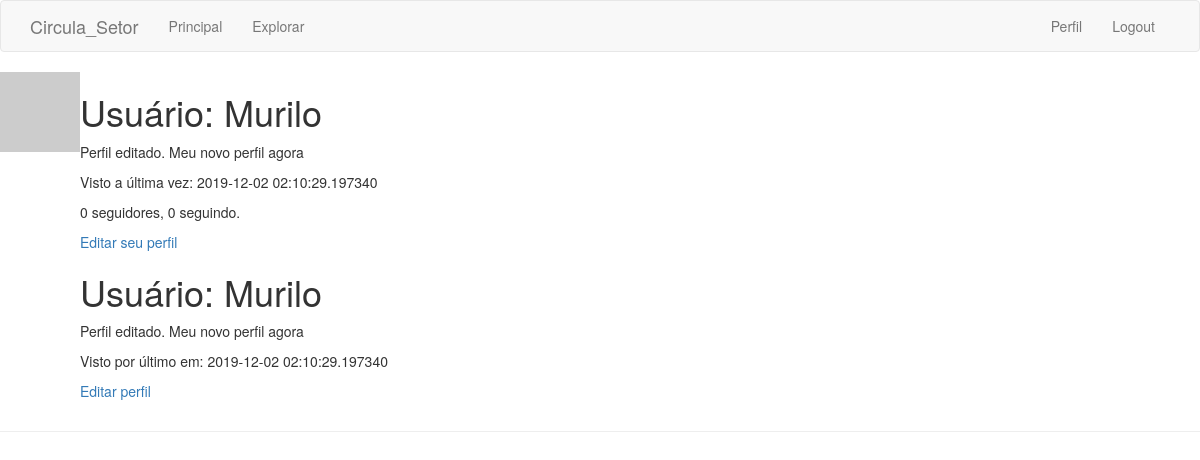
Page /user/Murilo (signed in) on the earlier database version.
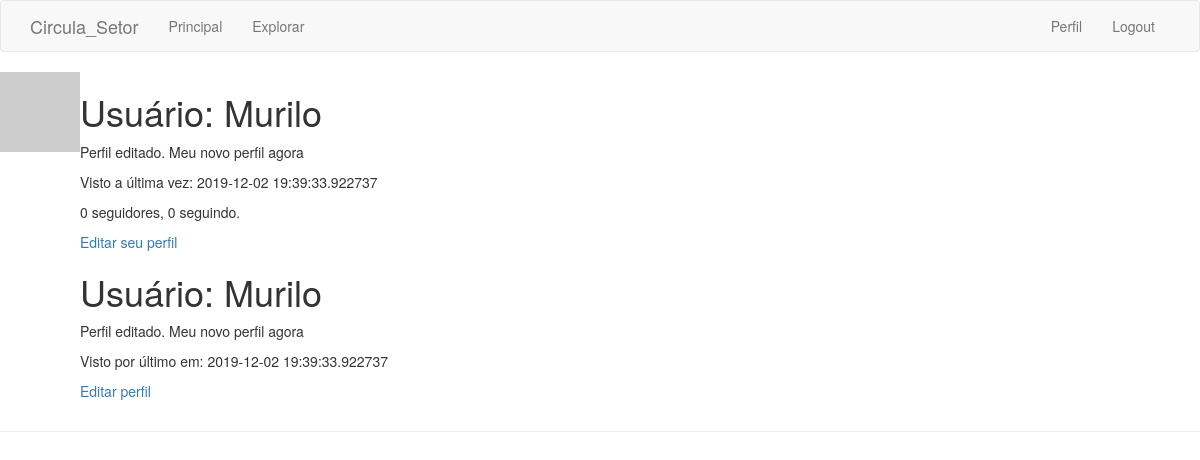
Same page on the later database version.
### web_app/models.py (models this page shows, shortened)
class User(UserMixin, db.Model):
    id = db.Column(db.Integer, primary_key=True)
    username = db.Column(db.String(64), index=True, unique=True)
    email = db.Column(db.String(120), index=True, unique=True)
    password_hash = db.Column(db.String(128))
    about_me = db.Column(db.String(140))
    last_seen = db.Column(db.DateTime, default=datetime.utcnow)
    autor = db.relationship('Comunicado', backref='autor', lazy='dynamic')
    followed = db.relationship(
        'User',
        secondary=followers,
        primaryjoin=(followers.c.follower_id == id),
        secondaryjoin=(followers.c.followed_id == id),
        backref=db.backref('followers', lazy='dynamic'),
        lazy='dynamic')
    def avatar(self, size):
        if self.email:
            digest = md5(self.email.lower().encode('utf-8')).hexdigest()
            return 'https://www.gravatar.com/avatar/{}?d=identicon&s={}'.format(
                digest, size)

### web_app/routes.py (the view)
@app.route('/user/<username>')
@login_required
def user(username):
    user = User.query.filter_by(username=username).first_or_404()
    page = request.args.get('page', 1, type=int)
    posts = Comunicado.query.order_by(Comunicado.dtCadastro.desc()).paginate(
        page, app.config['POSTS_PER_PAGE'], False)
    next_url = url_for('user', username=user.username, page=posts.next_num) if posts.has_next else None
    prev_url = url_for('user', username=user.username, page=posts.prev_num) if posts.has_prev else None
    return render_template('user.html',
                           user=user,
                           posts=posts.items,
                           next_url=next_url,
                           prev_url=prev_url)

### web_app/models.py (called while the page is built)
@login.user_loader
def load_user(id):
    return User.query.get(int(id))

### web_app/routes.py (called while the page is built)
@app.before_request
def before_request():
    if current_user.is_authenticated:
        current_user.last_seen = datetime.utcnow()
        db.session.commit()

### web_app/templates/user.html (shortened to what this page needs)
{% extends "base.html" %}
{% block content %}
    <table>
        <tr valign="top">
            <td>
                <img src="{{ user.avatar(128) }}">
            </td>
            <td>
                <h1>Usuário: {{ user.username }}</h1>
                {% if user.about_me %}<p>{{ user.about_me }}</p>{% endif %}
                {% if user.last_seen %}<p>Visto a última vez: {{ user.last_seen }}</p>{% endif %}
                <p>{{ user.followers.count() }} seguidores, {{ user.followed.count() }} seguindo.</p>
                {% if user == current_user %}
                <p><a href="{{ url_for('edit_profile') }}">Editar seu perfil</a></p>
                {% elif not current_user.is_following(user) %}
                <p><a href="{{ url_for('follow', username=user.username) }}">Seguir</a></p>
                {% else %}
                <p><a href="{{ url_for('unfollow', username=user.username) }}">Parar de Seguir</a></p>
                {% endif %}
                <h1>Usuário: {{ user.username }}</h1>
                {% if user.about_me %}
                    <p>{{ user.about_me }}</p>
                {% endif %}
                {% if user.last_seen %}
                    <p>Visto por último em: {{ user.last_seen }}</p>
                {% endif %}
                {% if user == current_user %}
                    <p><a href="{{ url_for('edit_profile') }}">Editar perfil</a></p>
                {% endif %}
            </td>
        </tr>
    </table>
    <hr>
{% endblock %}

### web_app/templates/base.html (shortened to what this page needs)
{% extends 'bootstrap/base.html' %}
{% block navbar %}
<nav class="navbar navbar-default">
        <div class="container">
            <div class="navbar-header">
                <a class="navbar-brand" href="{{ url_for('index') }}">Circula_Setor</a>
            </div>
            <div class="collapse navbar-collapse" id="bs-example-navbar-collapse-1">
                <ul class="nav navbar-nav">
                    <li><a href="{{ url_for('index') }}">Principal</a></li>
                    <li><a href="{{ url_for('explore') }}">Explorar</a></li>
                </ul>
                <ul class="nav navbar-nav navbar-right">
                    {% if current_user.is_anonymous %}
                    <li><a href="{{ url_for('login') }}">Login</a></li>
                    {% else %}
                    <li><a href="{{ url_for('user', username=current_user.username) }}">Perfil</a></li>
                    <li><a href="{{ url_for('logout') }}">Logout</a></li>
                    {% endif %}
                </ul>
            </div>
        </div>
    </nav>
{% endblock %}

Differences in the rows shown:
changed User "Murilo": last_seen "2019-12-02 02:10:29.197340" → "2019-12-02 19:39:33.922737"
